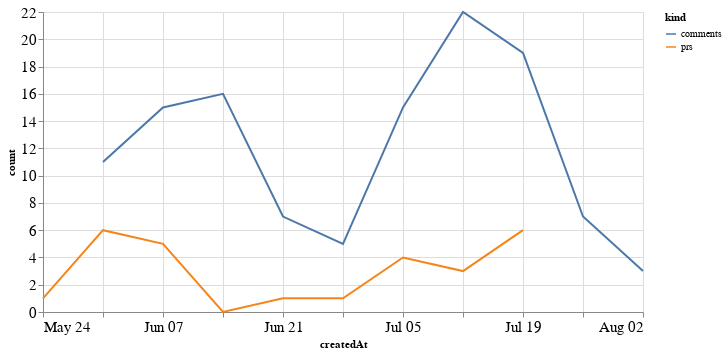

Notebook source saved alongside this figure:
### Code cell
alt.Chart(total_time, width=600).mark_line().encode(
    x='createdAt',
    y='count',
    color='kind'
)

### Figure 1 — Vega-Lite specification as saved in the notebook (floating-point values rounded to 4 significant figures)
{"config": {"axisLeft": {"labelFontSize": 15}, "axisBottom": {"labelFontSize": 15}}, "data": {"name": "data-7f0061be5519daf3d0aa4a012480d708"}, "mark": "line", "encoding": {"color": {"type": "nominal", "field": "kind"}, "x": {"type": "temporal", "field": "createdAt"}, "y": {"type": "quantitative", "field": "count"}}, "width": 600, "$schema": "https://vega.github.io/schema/vega-lite/v4.8.1.json", "datasets": {"data-7f0061be5519daf3d0aa4a012480d708": [{"createdAt": "2020-05-24T00:00:00", "kind": "prs", "count": 1.0}, {"createdAt": "2020-05-31T00:00:00", "kind": "prs", "count": 6.0}, {"createdAt": "2020-06-07T00:00:00", "kind": "prs", "count": 5.0}, {"createdAt": "2020-06-14T00:00:00", "kind": "prs", "count": 0.0}, {"createdAt": "2020-06-21T00:00:00", "kind": "prs", "count": 1.0}, {"createdAt": "2020-06-28T00:00:00", "kind": "prs", "count": 1.0}, {"createdAt": "2020-07-05T00:00:00", "kind": "prs", "count": 4.0}, {"createdAt": "2020-07-12T00:00:00", "kind": "prs", "count": 3.0}, {"createdAt": "2020-07-19T00:00:00", "kind": "prs", "count": 6.0}, {"createdAt": "2020-07-26T00:00:00", "kind": "prs", "count": null}, {"createdAt": "2020-08-02T00:00:00", "kind": "prs", "count": null}, {"createdAt": "2020-05-24T00:00:00", "kind": "comments", "count": null}, {"createdAt": "2020-05-31T00:00:00", "kind": "comments", "count": 11.0}, {"createdAt": "2020-06-07T00:00:00", "kind": "comments", "count": 15.0}, {"createdAt": "2020-06-14T00:00:00", "kind": "comments", "count": 16.0}, {"createdAt": "2020-06-21T00:00:00", "kind": "comments", "count": 7.0}, {"createdAt": "2020-06-28T00:00:00", "kind": "comments", "count": 5.0}, {"createdAt": "2020-07-05T00:00:00", "kind": "comments", "count": 15.0}, {"createdAt": "2020-07-12T00:00:00", "kind": "comments", "count": 22.0}, {"createdAt": "2020-07-19T00:00:00", "kind": "comments", "count": 19.0}, {"createdAt": "2020-07-26T00:00:00", "kind": "comments", "count": 7.0}, {"createdAt": "2020-08-02T00:00:00", "kind": "comments", "count": 3.0}]}}
